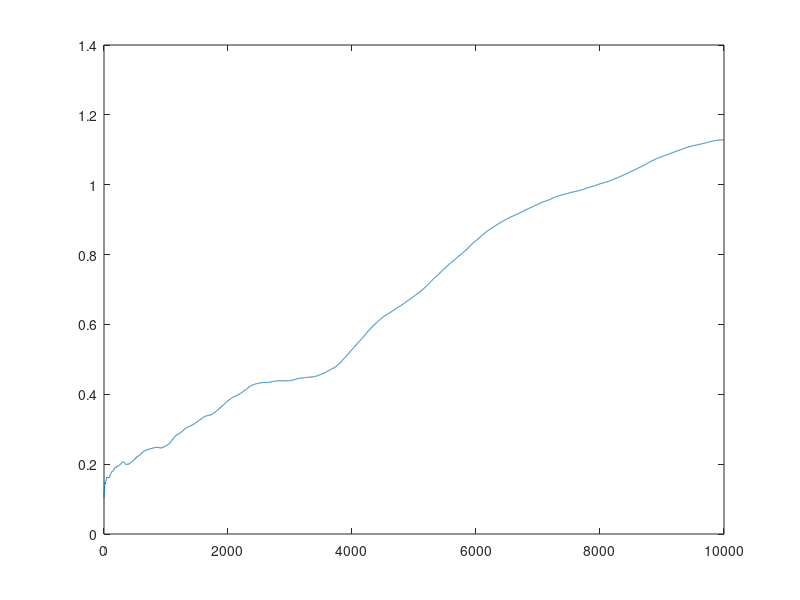

Write MATLAB code to recreate this figure.
Q = zeros(1,2);
N = zeros(1,2);
global W
W = [0.1 0.1 0.1 0.1 0.1 0.1 0.1 0.1 0.1 0.1];
epsilon = 0.1;
x = zeros(1,1000);
r = zeros(1,1000);
sumr = 0;
for iter = 1:10000
    x(iter) = iter;
    if rand>epsilon
        [m,id] = max(Q);
        A = id;
    else 
        temp = randperm(2);
        A = temp(1);
    end
    for temp= 1:length(W)
        W(temp) = W(temp) + 0.01*randn;
    end
     
    R = W(A);
    sumr = sumr + R;
    r(iter) = sumr/iter;
    N(A) = N(A)+1;
    Q(A) = Q(A)+(R-Q(A))/N(A);
end
disp(W)
plot(x,r)